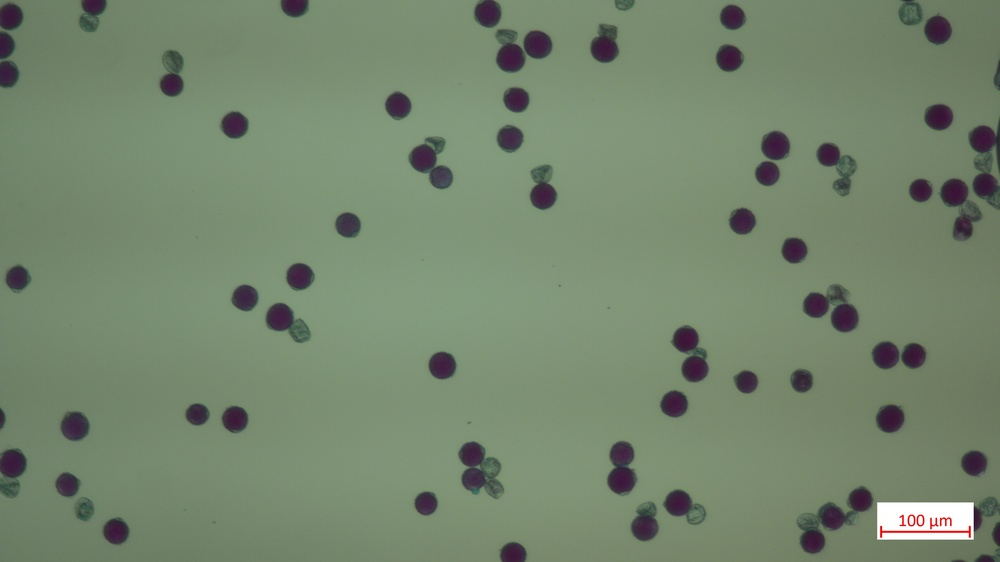
#> input picture practice_image_1.jpg, 1000 x 562 px, shrunk from 3840 x 2160 before the run
$ python -i count_pollen.py   (imports and definitions only)
#> lines starting #> are read from the running program, lines starting #| are printed output that depends on the picture; after the words box and inside, x2 and y2 are one past the last pixel; in counts of white or black regions, pixels touching at a corner belong together
#> further down, picture is the input picture: shape (562, 1000, 3); mean B, G, R 109.4, 133.9, 117.3
import numpy as np
import cv2
import matplotlib.pyplot as plt
import cmath

def remove_text(image):
    gray = cv2.cvtColor(image, cv2.COLOR_BGR2GRAY)
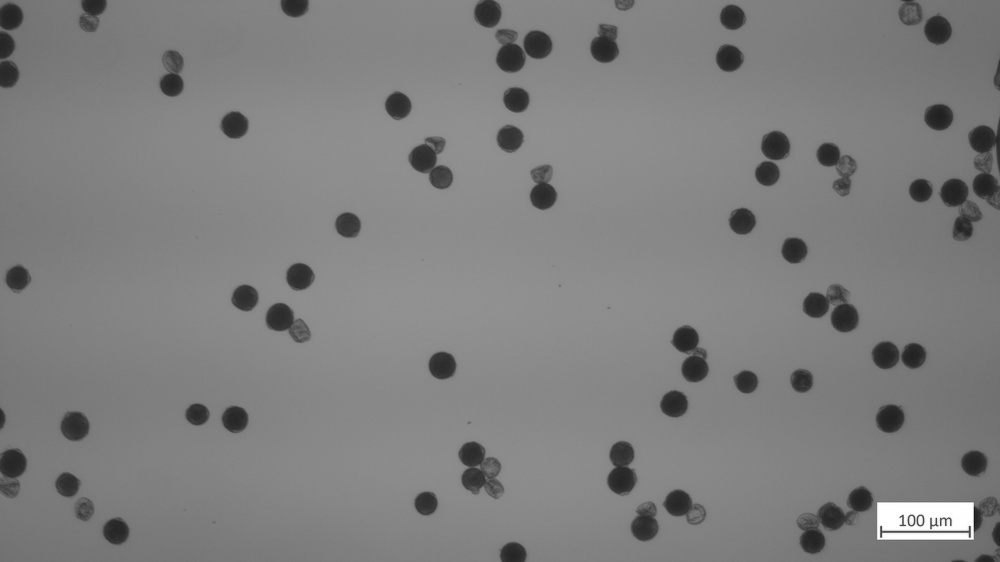
#> gray: shape (562, 1000); min 22, max 255, mean 126.2

    thresh = cv2.threshold(gray, 155, 255, cv2.THRESH_BINARY)[1]
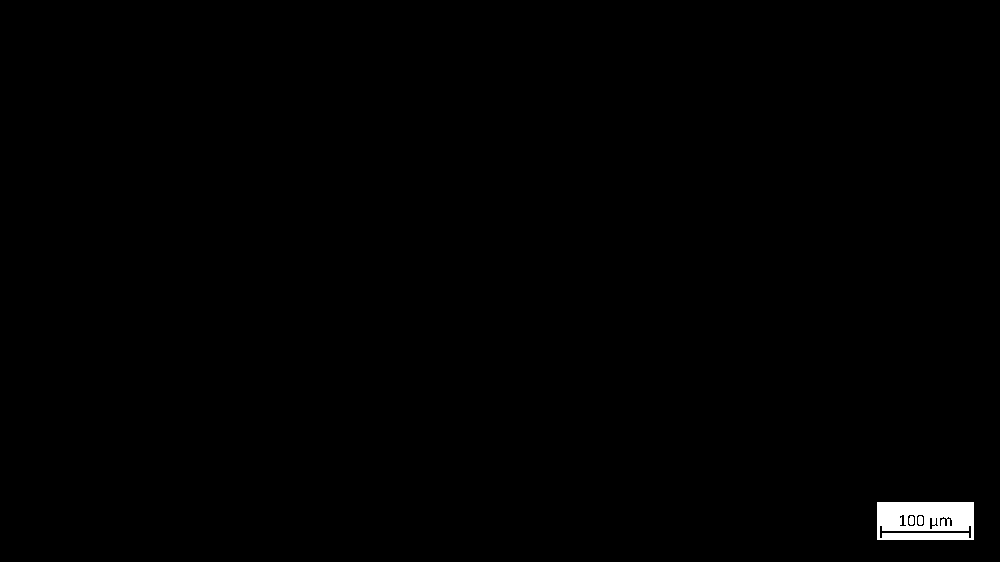
#> thresh: shape (562, 1000); 0.59% white; 3 white regions, box (x1, y1, x2, y2) and area: (877, 502, 974, 540) 3207, (918, 516, 923, 525) 41, (909, 516, 914, 525) 40

    kernel = np.ones((3,3), np.uint8)
    thresh = cv2.morphologyEx(thresh, cv2.MORPH_DILATE, kernel)
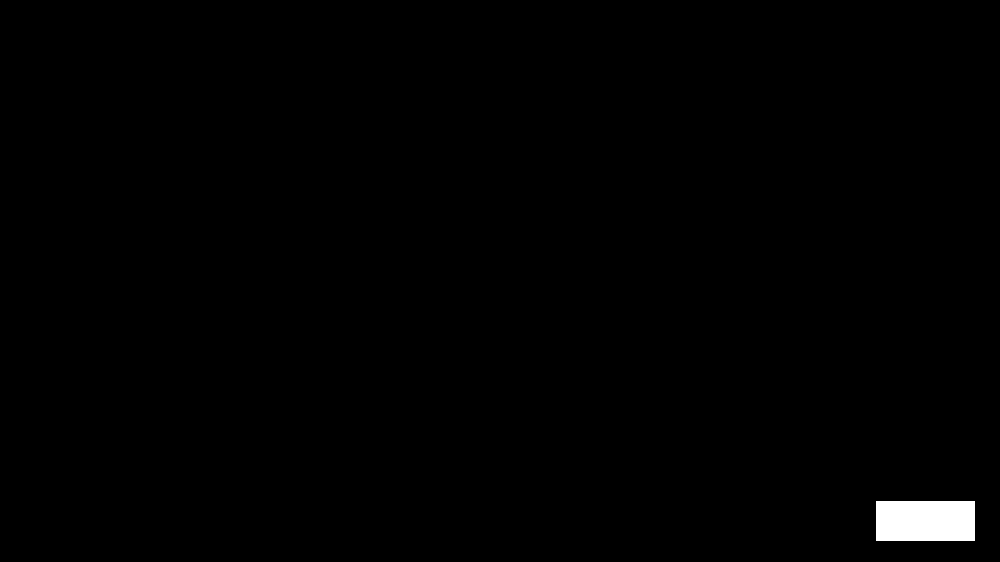
#> thresh: shape (562, 1000); 0.7% white; 1 white region

    mask = np.zeros_like(gray, np.uint8)
    cnts = cv2.findContours(thresh, cv2.RETR_EXTERNAL, cv2.CHAIN_APPROX_SIMPLE)
#> cnts = 1 contour; box (x1, y1, x2, y2) and area: (876, 501, 975, 541) 3822
    cnts = cnts[0] if len(cnts) == 2 else cnts[1]
#> cnts = [[[876, 501], [876, 540], [974, 540], [974, 501]]]

    p2mm = 0

    for cnt in cnts:
        area = cv2.contourArea(cnt)
        if area > 1000:
            perimeter = cv2.arcLength(cnt, True)

            #Calculate dimensions of the rectangle (ax**2 + bx + c = 0)
            b = -perimeter / 2

            # calculate the discriminant
            d = (b ** 2) - (4 * area)

            # find two solutions
            # sol1 = (-b - cmath.sqrt(d)) / 2
            sol2 = (-b + cmath.sqrt(d)) / 2

            p2mm = sol2.real

            cv2.drawContours(mask,[cnt],0,255,-1)
#> this loop made 1 pass
#> (cnt, area, perimeter, b, d, p2mm) on pass 1: ([[876, 501], [876, 540], [974, 540], [974, 501]], 3822, 274, -137, 3481, 98)

    result = cv2.inpaint(image,mask,3,cv2.INPAINT_NS)

    cv2.imwrite('remove_text.png', result)

    return result, p2mm

# [129 lines left out: function count_pollen, not called in this run]


# [14 lines of commented-out code are left out]

>>> import cv2
>>> picture = cv2.imread('practice_image_1.jpg')
>>> result = remove_text(picture)
